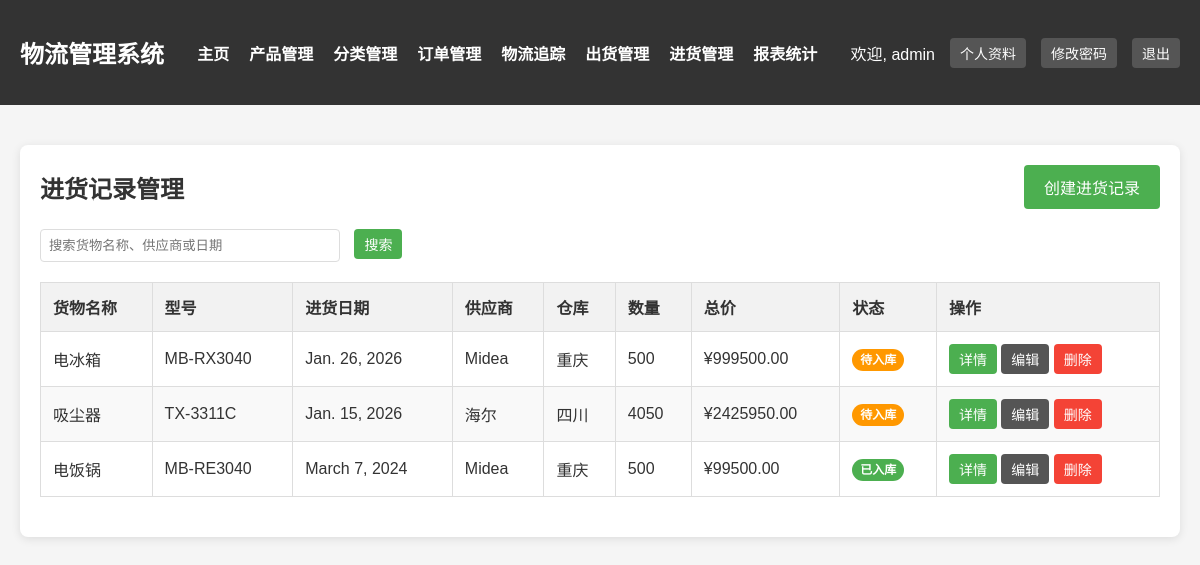
The page /purchases/ (signed in) on the database its author committed.
### core/models.py (models this page shows, shortened)
class Purchase(models.Model):
    STATUS_CHOICES = [
        ('in_stock', '已入库'),
        ('pending', '待入库'),
    ]
    goods_name = models.CharField(max_length=100, verbose_name='货物名称')
    model = models.CharField(max_length=100, verbose_name='进货型号')
    purchase_date = models.DateField(verbose_name='进货日期')
    supplier_name = models.CharField(max_length=100, verbose_name='供应商名称')
    supplier_contact = models.CharField(max_length=20, verbose_name='供应商联系方式')
    purchaser = models.CharField(max_length=100, verbose_name='进货人')
    receiver = models.CharField(max_length=100, verbose_name='收货人')
    unit_price = models.DecimalField(max_digits=10, decimal_places=2, verbose_name='单价')
    quantity = models.IntegerField(verbose_name='进货数量')
    total_price = models.DecimalField(max_digits=15, decimal_places=2, verbose_name='总价格')
    warehouse = models.CharField(max_length=100, verbose_name='入库仓库')
    status = models.CharField(max_length=20, choices=STATUS_CHOICES, default='pending', verbose_name='入库状态')
    remark = models.TextField(blank=True, null=True, verbose_name='备注')
    created_by = models.ForeignKey(User, on_delete=models.SET_NULL, null=True, verbose_name='创建人')
    created_at = models.DateTimeField(auto_now_add=True, verbose_name='创建时间')
    updated_at = models.DateTimeField(auto_now=True, verbose_name='更新时间')
    class Meta:
        verbose_name = '进货记录'
        verbose_name_plural = '进货记录'
        ordering = ['-purchase_date', '-created_at']

### core/views.py (the view)
# urls.py: path('purchases/', views.purchase_list, name='purchase_list'),
@login_required
def purchase_list(request):
    query = request.GET.get('q', '')
    purchases = Purchase.objects.all()
    if query:
        purchases = purchases.filter(
            Q(goods_name__icontains=query) |
            Q(supplier_name__icontains=query) |
            Q(purchase_date__icontains=query)
        )
    return render(request, 'core/purchase_list.html', {'purchases': purchases, 'query': query})

### core/templates/core/purchase_list.html (shortened to what this page needs)
{% extends 'core/base.html' %}
{% block content %}
    <div class="content">
        <div class="content-header">
            <h2>进货记录管理</h2>
            <a href="{% url 'purchase_create' %}" class="btn btn-primary">创建进货记录</a>
        </div>
        <form method="get" class="search-form">
            <input type="text" name="q" placeholder="搜索货物名称、供应商或日期" value="{{ query }}">
            <button type="submit" class="btn btn-sm btn-primary" style="margin-left: 10px;">搜索</button>
        </form>
        <table>
            <thead>
                <tr>
                    <th>货物名称</th>
                    <th>型号</th>
                    <th>进货日期</th>
                    <th>供应商</th>
                    <th>仓库</th>
                    <th>数量</th>
                    <th>总价</th>
                    <th>状态</th>
                    <th>操作</th>
                </tr>
            </thead>
            <tbody>
                {% if purchases %}
                    {% for purchase in purchases %}
                        <tr>
                            <td>{{ purchase.goods_name }}</td>
                            <td>{{ purchase.model }}</td>
                            <td>{{ purchase.purchase_date }}</td>
                            <td>{{ purchase.supplier_name }}</td>
                            <td>{{ purchase.warehouse }}</td>
                            <td>{{ purchase.quantity }}</td>
                            <td>¥{{ purchase.total_price }}</td>
                            <td>
                                <span class="status-badge status-{{ purchase.status }}">{{ purchase.get_status_display }}</span>
                            </td>
                            <td>
                                <a href="{% url 'purchase_detail' purchase.id %}" class="btn btn-sm btn-primary">详情</a>
                                <a href="{% url 'purchase_update' purchase.id %}" class="btn btn-sm btn-secondary">编辑</a>
                                <a href="{% url 'purchase_delete' purchase.id %}" class="btn btn-sm btn-danger" onclick="return confirm('确定要删除这条记录吗？');">删除</a>
                            </td>
                        </tr>
                    {% endfor %}
                {% else %}
                    <tr>
                        <td colspan="9" style="text-align: center;">暂无进货记录</td>
                    </tr>
                {% endif %}
            </tbody>
        </table>
    </div>
{% endblock %}

### core/templates/core/base.html (shortened to what this page needs)
<!DOCTYPE html>
<html lang="zh-CN">
<head>
</head>
<body>
    {% if user.is_authenticated %}
    <nav class="navbar">
        <div class="container">
            <h1>物流管理系统</h1>
            <ul class="nav-menu">
                <li><a href="{% url 'index' %}">主页</a></li>
                <li><a href="{% url 'product_list' %}">产品管理</a></li>
                <li><a href="{% url 'product_category_list' %}">分类管理</a></li>
                <li><a href="{% url 'order_list' %}">订单管理</a></li>
                <li><a href="{% url 'logistics_list' %}">物流追踪</a></li>
                <li><a href="{% url 'shipment_list' %}">出货管理</a></li>
                <li><a href="{% url 'purchase_list' %}">进货管理</a></li>
                <li><a href="{% url 'sales_report' %}">报表统计</a></li>
            </ul>
            <div class="user-info">
                <span>欢迎, {{ user.username }}</span>
                <a href="{% url 'user_profile' %}" class="btn btn-sm btn-secondary">个人资料</a>
                <a href="{% url 'change_password' %}" class="btn btn-sm btn-secondary">修改密码</a>
                <a href="{% url 'logout' %}" class="btn btn-sm btn-secondary">退出</a>
            </div>
        </div>
    </nav>
    {% endif %}
    <div class="container">
        {% block content %}
        {% endblock %}
    </div>
</body>
</html>

### core/templates/core/base.html (style rules this page uses)
* { margin: 0; padding: 0; box-sizing: border-box; }
body { font-family: Arial, sans-serif; background-color: #f5f5f5; color: #333; }
.container { max-width: 1200px; margin: 0 auto; padding: 20px; }
.btn { display: inline-block; padding: 10px 20px; background-color: #4CAF50; color: white; text-decoration: none; border: none; border-radius: 4px; cursor: pointer; font-size: 16px; }
.btn-primary { background-color: #4CAF50; }
.btn-secondary { background-color: #555; }
.btn-danger { background-color: #f44336; }
.btn-sm { padding: 5px 10px; font-size: 14px; }
.navbar { background-color: #333; color: white; padding: 15px 0; }
.navbar .container { display: flex; justify-content: space-between; align-items: center; }
.navbar h1 { font-size: 24px; margin: 0; }
.nav-menu { list-style: none; display: flex; gap: 20px; }
.nav-menu a { color: white; text-decoration: none; font-weight: bold; }
.user-info { display: flex; align-items: center; gap: 15px; }
.content { background-color: white; padding: 20px; border-radius: 8px; box-shadow: 0 2px 10px rgba(0, 0, 0, 0.1); margin-top: 20px; }
.content-header { display: flex; justify-content: space-between; align-items: center; margin-bottom: 20px; }
.content-header h2 { margin: 0; }
table { width: 100%; border-collapse: collapse; margin: 20px 0; }
table, th, td { border: 1px solid #ddd; }
th, td { padding: 12px; text-align: left; }
th { background-color: #f2f2f2; font-weight: bold; }
tr:nth-child(even) { background-color: #f9f9f9; }
.search-form { margin-bottom: 20px; }
.search-form input { padding: 8px; width: 300px; border: 1px solid #ddd; border-radius: 4px; }
.status-badge { padding: 4px 8px; border-radius: 12px; font-size: 12px; font-weight: bold; }
.status-in_stock { background-color: #4CAF50; color: white; }
.status-pending { background-color: #ff9800; color: white; }

### rows shown on the page
Purchase: goods_name "电冰箱", model "MB-RX3040", purchase_date "Jan. 26, 2026", supplier_name "Midea", warehouse "重庆", quantity "500", total_price "999500.00", status "待入库"
Purchase: goods_name "吸尘器", model "TX-3311C", purchase_date "Jan. 15, 2026", supplier_name "海尔", warehouse "四川", quantity "4050", total_price "2425950.00", status "待入库"
Purchase: goods_name "电饭锅", model "MB-RE3040", purchase_date "March 7, 2024", supplier_name "Midea", warehouse "重庆", quantity "500", total_price "99500.00", status "已入库"

### other values the page prints
{{ user.username }} "admin"
